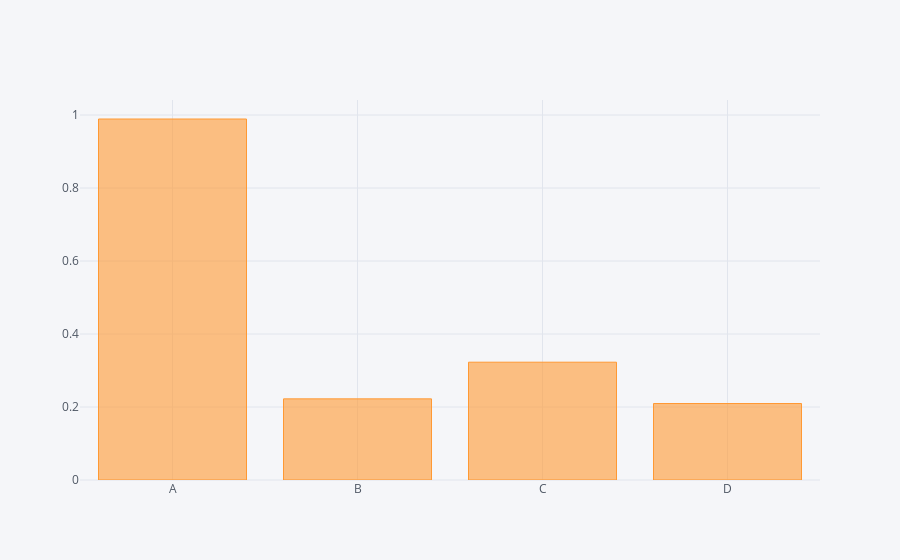

The notebook cell saved with this chart:
### Code cell
df = pd.DataFrame(np.random.rand(10, 4), columns=['A', 'B', 'C', 'D'])
row = df.iloc[5]
row.iplot(kind='bar')

### Figure 1 — Plotly figure (JSON) as saved in the notebook; plotly's stock layout.template omitted (floating-point values rounded to 4 significant figures)
{"data": [{"marker": {"color": "rgba(255, 153, 51, 0.6)", "line": {"color": "rgba(255, 153, 51, 1.0)", "width": 1}}, "name": "5", "orientation": "v", "text": "", "type": "bar", "x": ["A", "B", "C", "D"], "y": [0.9891, 0.2223, 0.3228, 0.2095]}], "layout": {"legend": {"bgcolor": "#F5F6F9", "font": {"color": "#4D5663"}}, "paper_bgcolor": "#F5F6F9", "plot_bgcolor": "#F5F6F9", "titlefont": {"color": "#4D5663"}, "xaxis1": {"gridcolor": "#E1E5ED", "showgrid": true, "tickfont": {"color": "#4D5663"}, "title": "", "titlefont": {"color": "#4D5663"}, "zerolinecolor": "#E1E5ED"}, "yaxis1": {"gridcolor": "#E1E5ED", "showgrid": true, "tickfont": {"color": "#4D5663"}, "title": "", "titlefont": {"color": "#4D5663"}, "zerolinecolor": "#E1E5ED"}}}
